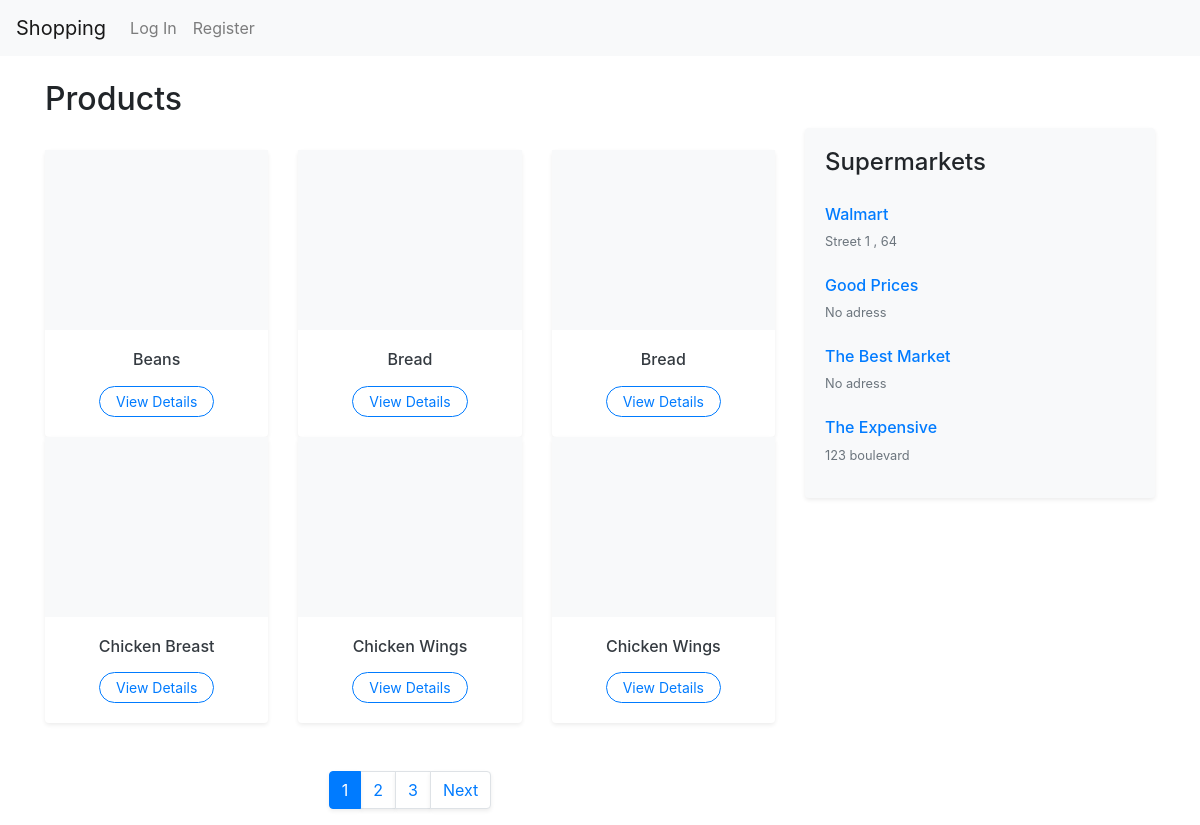
/, run on an earlier commit of the app's database.
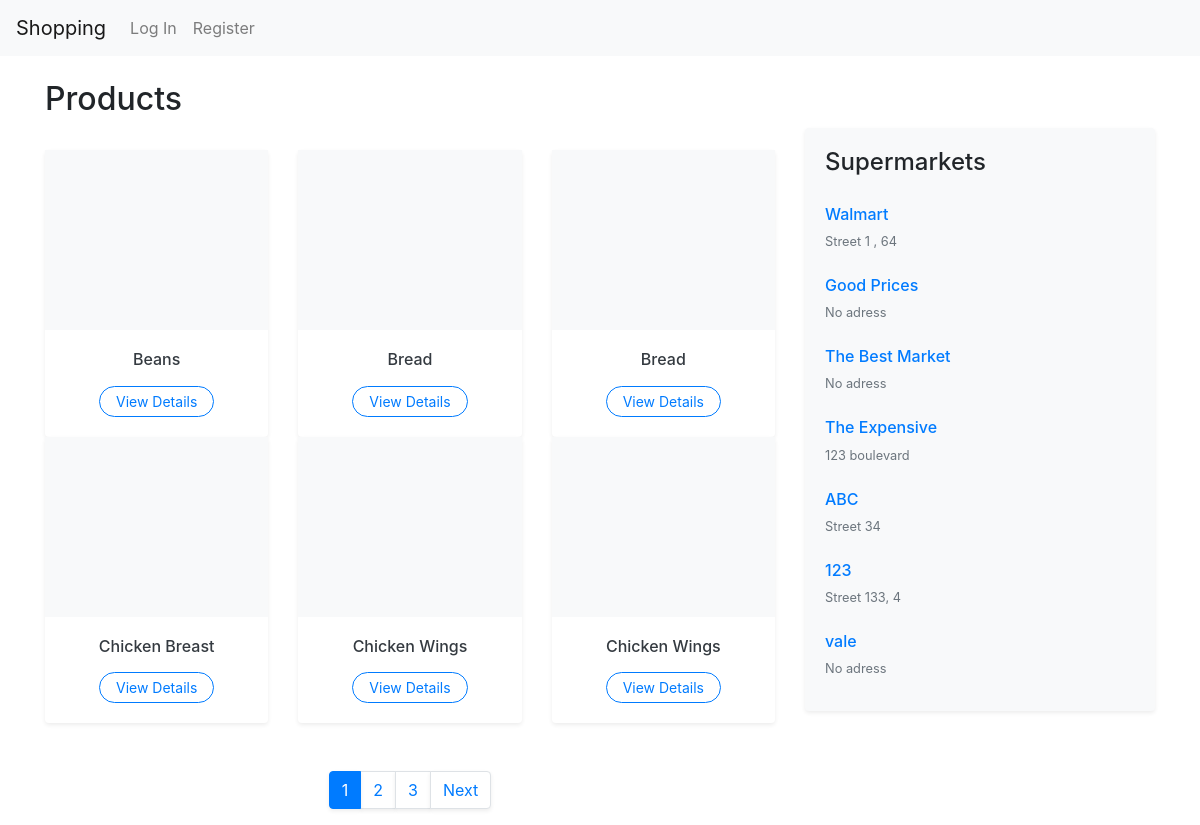
And on a later commit of the database.
### listsapp/models.py (models this page shows, shortened)
class Product(models.Model):
    name = models.CharField(max_length=100)
    picture = models.URLField(blank=True, null=True)
    unity = models.CharField(max_length=50)

class User(AbstractUser):
    is_supermarket = models.BooleanField(default=False)
    address = models.CharField(max_length=255, blank=True, null=True)

### listsapp/views.py (the view)
# urls.py: path("", views.index, name="index"),
def index(request):
    supermarkets = User.objects.filter(is_supermarket=True)
    product_list = Product.objects.all().order_by("name")
    paginator = Paginator(product_list, 6)
    page_number = request.GET.get("page")
    products = paginator.get_page(page_number)
    if request.headers.get('x-requested-with') == 'XMLHttpRequest':
        html = render_to_string("listsapp/includes/product_list_partial.html", {'products': products}, request=request)
        return JsonResponse({'html': html})
    listuser = None
    if request.user.is_authenticated and not request.user.is_supermarket:
        listuser = List.objects.filter(user=request.user)
    return render(request, "listsapp/index.html", {
        "supermarkets": supermarkets,
        "list": listuser,
        "products": products
    })

### listsapp/templates/listsapp/index.html (shortened to what this page needs)
{% extends "listsapp/layout.html" %}
{% block body %}
<div class="container mt-4">
    <div class="row">
        <div class="col-lg-8">
            <div class="d-flex justify-content-between align-items-center mb-4">
                <h2 class="fw-bold">Products</h2>
            </div>
            <div id="product-container">
                {% include "listsapp/includes/product_list_partial.html" %}
            </div>
        </div>
        <div class="col-lg-4 mt-5">
            <div class="card shadow-sm mb-4 border-0 bg-light">
                <div class="card-body">
                    <h4 class="card-title fw-bold mb-3">Supermarkets</h4>
                    <div class="list-group list-group-flush">
                        {% for sup in supermarkets %}
                            <a href="{% url 'supermarketpage' sup.id %}" class="list-group-item list-group-item-action bg-transparent border-0 px-0">
                                <div class="d-flex w-100 justify-content-between align-items-center">
                                    <h6 class="mb-1 text-primary">{{ sup.username }}</h6>
                                </div>
                                {% if sup.address %}
                                    <small class="text-muted"> {{ sup.address|truncatechars:30 }}</small>
                                {% else %}
                                    <small class="text-muted">No adress</small>
                                {% endif %}
                            </a>
                        {% empty %}
                            <p class="text-muted">No supermarkets found.</p>
                        {% endfor %}
                    </div>
                </div>
            </div>
        </div>
    </div>
</div>
{% endblock %}

### listsapp/templates/listsapp/includes/product_list_partial.html (shortened to what this page needs)
<div class="row row-cols-1 row-cols-md-3 g-4">
    {% for prod in products %}
    <div class="col">
        <div class="card h-100 border-0 shadow-sm hover-shadow transition">
            {% if prod.picture %}
                <img src="{{ prod.picture.url }}" class="card-img-top p-3" alt="{{ prod.name }}" style="height: 180px; object-fit: contain;">
            {% else %}
                <div class="bg-light d-flex align-items-center justify-content-center" style="height: 180px;">
                </div>
            {% endif %}
            <div class="card-body text-center">
                <h6 class="card-title mb-3">
                    <a href="{% url 'productpage' prod.id %}" class="text-decoration-none text-dark fw-bold">
                        {{ prod.name }}
                    </a>
                </h6>
                <a href="{% url 'productpage' prod.id %}" class="btn btn-sm btn-outline-primary rounded-pill px-3">View Details</a>
            </div>
        </div>
    </div>
    {% empty %}
        <div class="col-12 text-center py-5">
            <p class="text-muted">No products available.</p>
        </div>
    {% endfor %}
</div>
{% if products.paginator.num_pages > 1 %}
<nav class="mt-5">
  <ul class="pagination justify-content-center">
    {% for num in products.paginator.page_range %}
        {% if products.number == num %}
            <li class="page-item active"><span class="page-link shadow-sm">{{ num }}</span></li>
        {% elif num > products.number|add:'-3' and num < products.number|add:'3' %}
            <li class="page-item"><a class="page-link shadow-sm" href="?page={{ num }}">{{ num }}</a></li>
        {% endif %}
    {% endfor %}
    {% if products.has_next %}
      <li class="page-item">
        <a class="page-link shadow-sm" href="?page={{ products.next_page_number }}">Next</a>
      </li>
    {% endif %}
  </ul>
</nav>
{% endif %}

What changed in the data, as far as the page shows it:
added User: username "ABC", address "Street 34"
added User: username "123", address "Street 133, 4"
added User: username "vale", shows "No adress"
